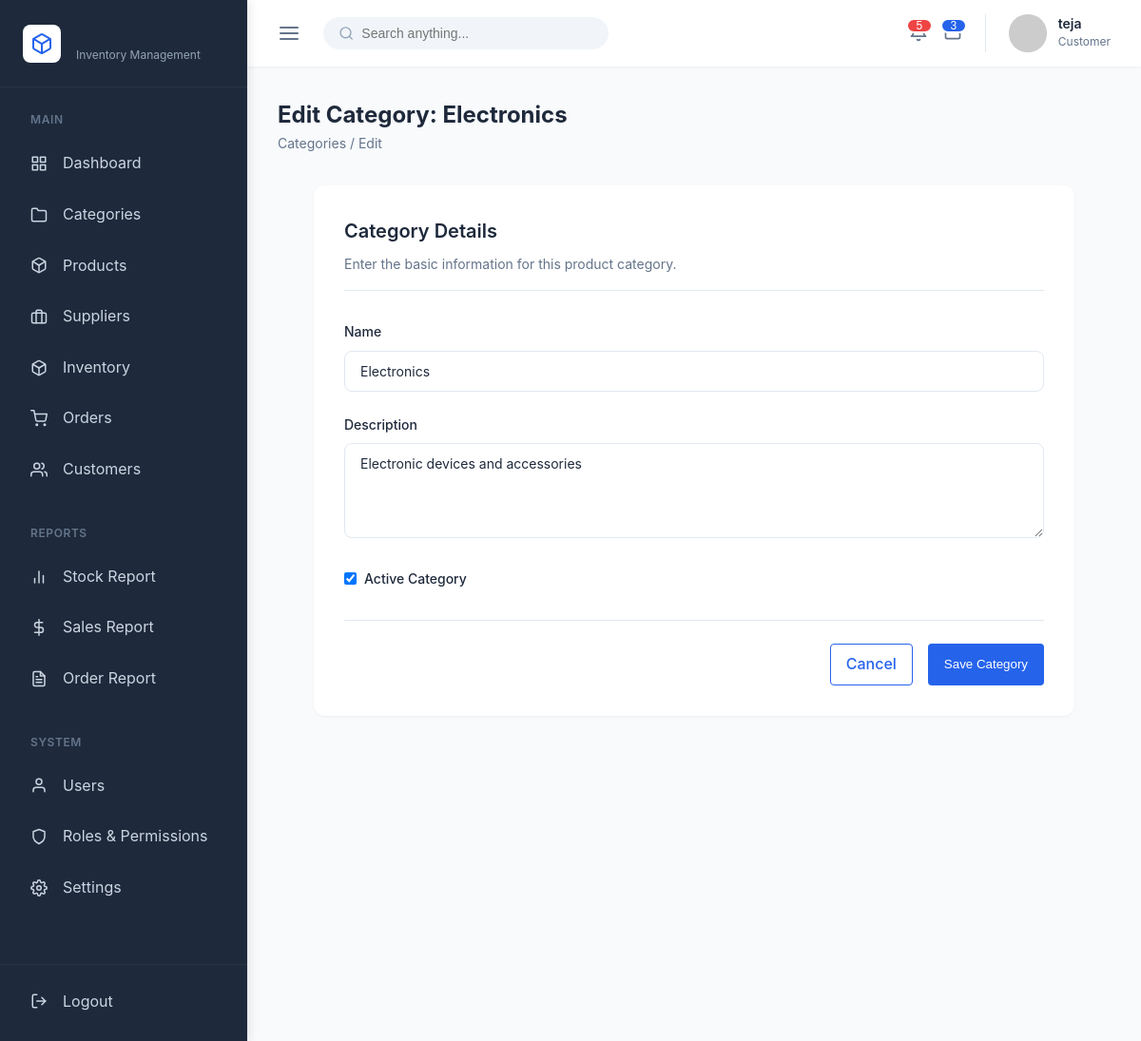
The page /categories/1/edit/ (signed in) on the database its author committed.
### apps/accounts/models.py (models this page shows, shortened)
class User(AbstractUser):
    class Role(models.TextChoices):
        ADMIN = 'ADMIN', 'Admin'
        INVENTORY_MANAGER = 'INVENTORY_MANAGER', 'Inventory Manager'
        CUSTOMER = 'CUSTOMER', 'Customer'
    role = models.CharField(
        max_length=20,
        choices=Role.choices,
        default=Role.CUSTOMER
    )
    class Meta:
        db_table = 'auth_user'
        verbose_name = 'User'
        verbose_name_plural = 'Users'

### apps/categories/models.py (models this page shows, shortened)
class Category(models.Model):
    name = models.CharField(max_length=100, unique=True)
    description = models.TextField(blank=True)
    is_active = models.BooleanField(default=True, help_text="Designates whether this category should be treated as active.")
    created_at = models.DateTimeField(auto_now_add=True)
    updated_at = models.DateTimeField(auto_now=True)
    class Meta:
        db_table = 'categories'
        verbose_name_plural = 'Categories'
        ordering = ['name']

### apps/categories/views.py (the view, shortened to what this page needs)
# urls.py: path('<int:pk>/edit/', CategoryUpdateView.as_view(), name='ui_category_edit'),
class CategoryUpdateView(LoginRequiredMixin, UpdateView):
    model = Category
    form_class = CategoryForm
    template_name = 'categories/form.html'
    success_url = reverse_lazy('ui_category_list')

### apps/categories/forms.py
class CategoryForm(forms.ModelForm):
    class Meta:
        model = Category
        fields = ['name', 'description', 'is_active']
        widgets = {
            'name': forms.TextInput(attrs={'class': 'form-control', 'placeholder': 'Enter category name'}),
            'description': forms.Textarea(attrs={'class': 'form-control', 'placeholder': 'Enter category description', 'rows': 3}),
            'is_active': forms.CheckboxInput(attrs={'class': 'form-checkbox'})
        }

### templates/categories/form.html (shortened to what this page needs)
{% extends "base.html" %}
{% block content %}
<div class="page-header" style="margin-bottom: 2rem;">
    <div class="page-title">
        <h1 style="margin: 0; font-size: 1.5rem; font-weight: 700;">
            {% if object %}Edit Category: {{ object.name }}{% else %}Add New Category{% endif %}
        </h1>
        <p style="margin: 0; color: var(--text-secondary); font-size: 0.875rem;">
            <a href="{% url 'ui_category_list' %}" style="text-decoration: none; color: inherit;">Categories</a> /
            {% if object %}Edit{% else %}New{% endif %}
        </p>
    </div>
</div>
<div class="form-container">
    <div class="form-header">
        <h3>Category Details</h3>
        <p>Enter the basic information for this product category.</p>
    </div>
    <form method="POST" action="">
        <div class="form-group">
            <label for="{{ form.name.id_for_label }}">{{ form.name.label }}</label>
            {{ form.name }}
        </div>
        <div class="form-group">
            <label for="{{ form.description.id_for_label }}">{{ form.description.label }}</label>
            {{ form.description }}
        </div>
        <div class="form-group" style="display: flex; align-items: center; gap: 0.5rem; margin-top: 1rem;">
            {{ form.is_active }}
            <label for="{{ form.is_active.id_for_label }}" style="margin: 0; cursor: pointer;">Active Category</label>
        </div>
        <div class="form-actions">
            <a href="{% url 'ui_category_list' %}" class="btn btn-outline">Cancel</a>
            <button type="submit" class="btn btn-primary">Save Category</button>
        </div>
    </form>
</div>
{% endblock %}

### templates/includes/topbar.html (shortened to what this page needs)
<header class="topbar">
    <div class="topbar-left">
        <button class="menu-toggle">
            <svg width="24" height="24" viewBox="0 0 24 24" fill="none" stroke="currentColor" stroke-width="2" stroke-linecap="round" stroke-linejoin="round"><line x1="3" y1="12" x2="21" y2="12"></line><line x1="3" y1="6" x2="21" y2="6"></line><line x1="3" y1="18" x2="21" y2="18"></line></svg>
        </button>
        <form class="search-bar" action="#" method="GET">
            <svg width="18" height="18" viewBox="0 0 24 24" fill="none" stroke="#94a3b8" stroke-width="2" stroke-linecap="round" stroke-linejoin="round"><circle cx="11" cy="11" r="8"></circle><line x1="21" y1="21" x2="16.65" y2="16.65"></line></svg>
            <input type="text" name="q" placeholder="Search anything...">
        </form>
    </div>
    <div class="topbar-right">
        <div class="topbar-actions">
            <button class="action-btn">
                <span class="badge">5</span>
            </button>
            <button class="action-btn">
                <span class="badge" style="background-color: var(--primary-color);">3</span>
            </button>
        </div>
        <div class="user-profile">
            <img src="https://ui-avatars.com/api/?name={{ user.first_name|default:user.username }}&background=2563eb&color=fff" alt="User Avatar" class="avatar">
            <div class="user-info">
                <span class="user-name">{{ user.first_name|default:user.username }}</span>
                <span class="user-role">{{ user.get_role_display|default:"Administrator" }}</span>
            </div>
        </div>
    </div>
</header>

### static/css/base.css (style rules this page uses)
:root { --primary-color: #2563eb; --primary-hover: #1d4ed8; --secondary-color: #475569; --background-color: #f8fafc; --surface-color: #ffffff; --text-primary: #1e293b; --text-secondary: #64748b; --border-color: #e2e8f0; --danger-color: #ef4444; --success-color: #22c55e; }
* { margin: 0; padding: 0; box-sizing: border-box; }
body { font-family: -apple-system, BlinkMacSystemFont, "Segoe UI", Roboto, Helvetica, Arial, sans-serif; background-color: var(--background-color); color: var(--text-primary); line-height: 1.6; }
h1, h2, h3, h4, h5, h6 { color: var(--text-primary); margin-bottom: 0.5rem; }
a { color: var(--primary-color); text-decoration: none; }

### static/css/layout.css (style rules this page uses)
.topbar { height: 70px; background-color: #ffffff; display: flex; align-items: center; justify-content: space-between; padding: 0 2rem; box-shadow: 0 1px 3px rgba(0,0,0,0.05); z-index: 90; }
.topbar-left { display: flex; align-items: center; gap: 1.5rem; }
.menu-toggle { background: none; border: none; color: #64748b; cursor: pointer; display: flex; }
.search-bar { display: flex; align-items: center; background-color: #f1f5f9; border-radius: 20px; padding: 0.5rem 1rem; width: 300px; }
.search-bar input { border: none; background: none; outline: none; width: 100%; margin-left: 0.5rem; font-size: 0.875rem; }
.topbar-right { display: flex; align-items: center; gap: 1.5rem; }
.topbar-actions { display: flex; align-items: center; gap: 1rem; }
.action-btn { background: none; border: none; color: #64748b; position: relative; cursor: pointer; }
.badge { position: absolute; top: -5px; right: -5px; background-color: var(--danger-color); color: white; font-size: 0.65rem; width: 16px; height: 16px; border-radius: 50%; display: flex; align-items: center; justify-content: center; font-weight: bold; border: 2px solid white; }
.user-profile { display: flex; align-items: center; gap: 0.75rem; border-left: 1px solid #e2e8f0; padding-left: 1.5rem; }
.avatar { width: 40px; height: 40px; border-radius: 50%; object-fit: cover; background-color: #e2e8f0; }
.user-info { display: flex; flex-direction: column; }
.user-name { font-weight: 600; font-size: 0.875rem; line-height: 1.2; }
.user-role { font-size: 0.75rem; color: #64748b; }

### static/css/components.css (style rules this page uses)
.btn { display: inline-block; padding: 0.5rem 1rem; border-radius: 4px; font-weight: 500; cursor: pointer; text-align: center; border: 1px solid transparent; transition: all 0.2s; }
.btn-primary { background-color: var(--primary-color); color: white; }
.btn-outline { background-color: transparent; color: var(--primary-color); border-color: var(--primary-color); }

### static/css/tables.css (style rules this page uses)
.badge { display: inline-flex; align-items: center; padding: 0.25rem 0.75rem; border-radius: 9999px; font-size: 0.75rem; font-weight: 500; }

### static/css/forms.css (style rules this page uses)
.form-container { background: white; border-radius: 12px; box-shadow: 0 1px 3px rgba(0,0,0,0.05); padding: 2rem; max-width: 800px; margin: 0 auto; }
.form-header { margin-bottom: 2rem; padding-bottom: 1rem; border-bottom: 1px solid var(--border-color); }
.form-header h3 { margin: 0 0 0.5rem 0; font-size: 1.25rem; font-weight: 600; }
.form-header p { margin: 0; font-size: 0.875rem; color: var(--text-secondary); }
.form-group { margin-bottom: 1.5rem; }
.form-group label { display: block; margin-bottom: 0.5rem; font-size: 0.875rem; font-weight: 500; color: var(--text-primary); }
.form-control { width: 100%; padding: 0.75rem 1rem; border: 1px solid var(--border-color); border-radius: 8px; font-size: 0.875rem; color: var(--text-primary); background-color: #fff; transition: all 0.2s; font-family: inherit; }
textarea.form-control { resize: vertical; min-height: 100px; }
.form-actions { display: flex; justify-content: flex-end; gap: 1rem; margin-top: 2rem; padding-top: 1.5rem; border-top: 1px solid var(--border-color); }

### rows shown on the page
Category: name "Electronics", description "Electronic devices and accessories", is_active "☑"

### other values the page prints
{{ user.first_name|default:user.username }} "teja"
{{ user.get_role_display|default:"Administrator" }} "Customer"
